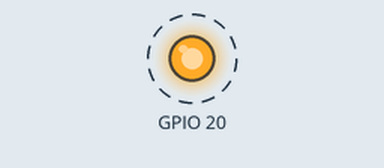
Simulated run of this program. Board: Raspberry Pi (BCM pin numbers). Shown: output pins drawn as LEDs (lit = HIGH). Dashed ring = blinking. What the program prints to the terminal is not drawn. At 40.0 s the program stops and its outputs stay as they are.

Above: at 0.5 s.
Timing chart, 0 to 4.6 s (numbered marks = the images above):
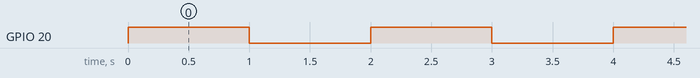

The program:

hello_world_blink.py
```python
# The Rpi.GPIO library makes it easy for your programs to read from and write to
# the Raspberry Pi's GPIO (General Purpose Input/Output) pins
import RPi.GPIO as GPIO
import time

# GPIO.BCM mode selects the pin numbering system of GPIO pin channels
# as opposed to GPIO.BOARD mode which uses P1 connector pin numbers
GPIO.setmode(GPIO.BCM)
# Any Raspberry Pi pin you use needs to be set as either an input or an output
# Here we are setting pin GPIO 20 as an output to control the LED
GPIO.setup(20, GPIO.OUT)

# Blink the LED 20 times
for i in range(20):
    # Output high (3.3 volts) on pin 20, to turn the LED on
    GPIO.output(20, 1)
    # Leave the LED on for one second
    time.sleep(1)
    # Output low (0 volts) on pin 20, to turn the LED off
    GPIO.output(20, 0)
    # Leave the LED off for one second
    time.sleep(1)

# This resets any ports used in your program
GPIO.cleanup()

# Why not? :-)
print("Hello World!")
# This will print some general info about your Raspberry Pi
print("Raspberry Pi stats: {}".format(GPIO.RPI_INFO))
```

Measured:
- by itself, GPIO 20: alternates HIGH for 1.0 s and LOW for 1.0 s, 40 changes in all, then stays LOW
